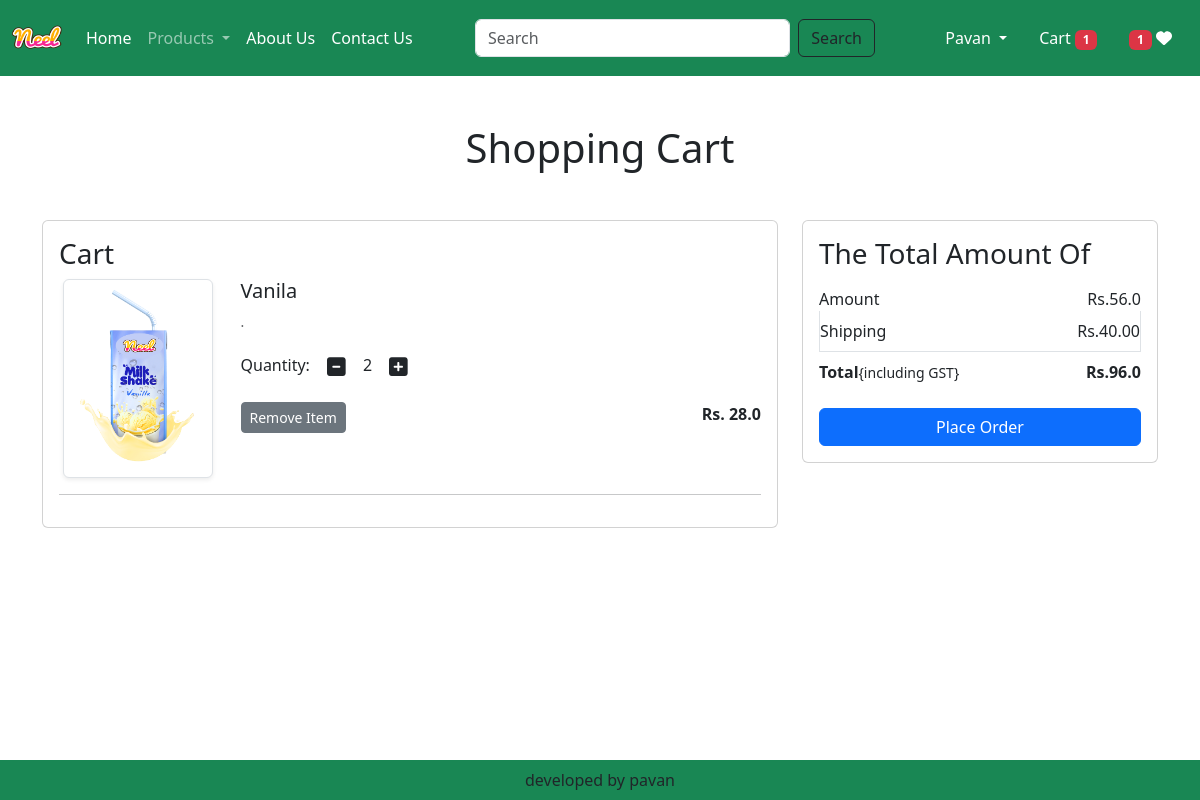
The app's page /cart/ (signed in) with its own data.
### app/models.py (models this page shows, shortened)
class Cart(models.Model):
    user = models.ForeignKey(User,on_delete=models.CASCADE)
    product = models.ForeignKey(Product , on_delete=models.CASCADE)
    quantity = models.PositiveBigIntegerField(default=1)

class Product(models.Model):
    title = models.CharField(max_length=100)
    selling_price = models.FloatField()
    discounted_price = models.FloatField()
    description = models.TextField()
    composition = models.TextField(default='')
    prodapp = models.TextField(default='')
    category = models.CharField(choices=CATEGORY_CHOICES, max_length=2)
    product_image = models.ImageField(upload_to='product')

### app/views.py (the view)
# urls.py: path('cart/', views.show_cart, name = 'showcart'),
def show_cart(request):
    totalitem = 0
    wishlist = 0
    if request.user.is_authenticated:
        totalitem = len(Cart.objects.filter(user=request.user))
        wishlist = len(Wishlist.objects.filter(user=request.user))
    user = request.user
    cart = Cart.objects.filter(user=user)
    amount = 0
    for p in cart:
        value = p.quantity * p.product.discounted_price
        amount = amount + value
    totalamount = amount + 40
    return render(request  ,'app/addtocart.html',locals())

### templates/app/addtocart.html (shortened to what this page needs)
{% extends "app/base.html" %}
{% load static %}
{% block main-content %}
<div class="container my-5">
    <div class="row">
        {% if cart %}
            <h1 class="text-center mb-5">Shopping Cart</h1>
            <div class="col-sm-8">
                <div class="card">
                    <div class="card-body">
                        <h3>Cart</h3>
                        {% for item in cart %}
                        <div class="row">
                            <div class="col-sm-3 text-center align-self-center">
                                <img src="{{item.product.product_image.url}}" alt="" srcset="" class="img-fluid img-thumbnail shadow-sm" height="150" width="150">
                            </div>
                            <div class="col-sm-9">
                                <div>
                                    <h5>{{item.product.title}}</h5>
                                    <p class="mb-2 text-muted small">{{item.product.description}} </p>
                                    <div class="my-3">
                                        <label for="quantity">Quantity:</label>
                                        <a class="minus-cart btn" pid="{{item.product.id}}"><i class="fas fa-minus-square fa-lg"></i></a>
                                            <span id="qunatity">{{item.quantity}}</span>
                                        <a class="plus-cart btn" pid="{{item.product.id}}"><i class="fas fa-plus-square fa-lg"></i></a>
                                    </div>
                                    <div class="d-flex justify-content-between">
                                        <a href="#" class="remove-cart btn btn-sm btn-secondary mr-3" pid="{{item.product.id}}">Remove Item</a>
                                        <p class="mb-0"><span><strong>Rs. {{item.product.discounted_price}}</strong></span></p>
                                    </div>
                                </div>
                            </div>
                        </div>
                        <hr>
                        {% endfor %}
                    </div>
                </div>
            </div>
            <div class="col-sm-4">
                <div class="card">
                    <div class="card-body">
                        <h3>The Total Amount Of</h3>
                        <ul class="list-group">
                            <li class="list-group-item d-flex justify-content-between align-items-center border-0 px-0 pb-0">
                                Amount <span id="amount">Rs.{{amount}}</span>
                            </li>
                            <li class="list-group-item d-flex justify-content-between align-items-center px-0 ">
                                Shipping <span>Rs.40.00</span>
                            </li>
                            <li class="list-group-item d-flex justify-content-between align-items-center border-0 px-0 mb-3">
                            <div>
                                    <strong>Total</strong><small>{including GST}</small>
                            </div>
                            <span id="totalamount"><strong>Rs.{{totalamount}}</strong></span>
                            </li>
                        </ul>
                        <div class="d-grid">
                            <a href="{% url 'checkout' %}" class="btn btn-primary">Place Order</a>
                        </div>
                    </div>
                </div>
            </div>
            {% else %}
            <h1 class="text-center mb-5">Cart is Empty</h1>
        {% endif %}
    </div>
</div>
{% endblock main-content %}

### records on screen
Cart: product.product_image (picture), product "Vanila", product.description ".", quantity "2", product.discounted_price "28.0"

### other values on screen
{{ totalitem }} "1"
{{ wishlist }} "1"
{{ amount }} "56.0"
{{ totalamount }} "96.0"
